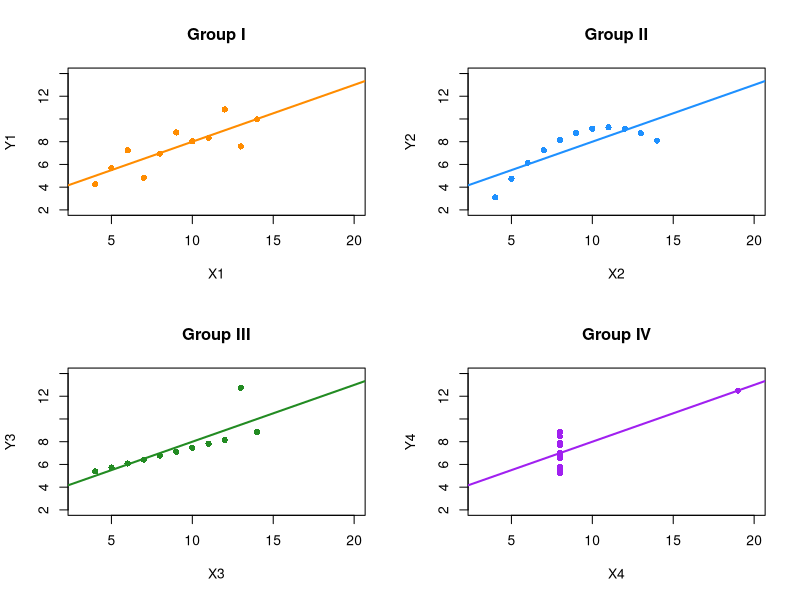
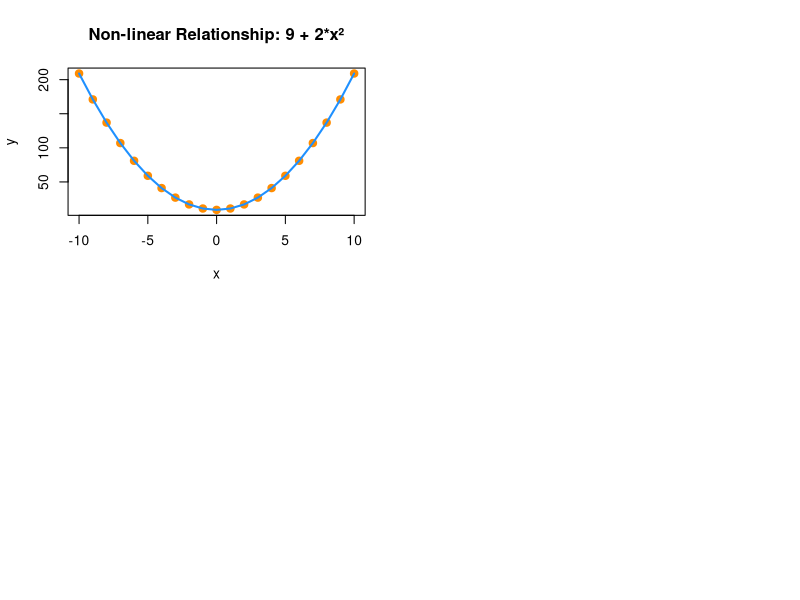

These figures' R source, in order:
## ---- chunk 1
# Set seed for reproducibility
set.seed(0)

# Generate two variables each with 20 observations, all less than 10
x <- runif(20, min = 0, max = 10)
y <- runif(20, min = 0, max = 10)

# Scaling the data by multiplying each element by 1000
x_scaled <- x * 1000
y_scaled <- y * 1000

# Print the original and scaled variables
#print(x)
#print(y)
#print(x_scaled)
#print(y_scaled)

# Calculate the covariance between x and y
covariance_original <- cov(x, y)
print(paste("Original covariance:", covariance_original))

# Calculate the covariance between x_scaled and y_scaled
covariance_scaled <- cov(x_scaled, y_scaled)
print(paste("Covariance after scaling:", covariance_scaled))

# Compute standard deviations for both datasets
sd_x <- sd(x)
sd_y <- sd(y)
#print(paste("Standard deviation of x:", sd_x))
#print(paste("Standard deviation of y:", sd_y))

# Standardize the variables
x_standardized <- (x - mean(x)) / sd_x
y_standardized <- (y - mean(y)) / sd_y
#print(paste("Standardized variable x:", x_standardized))
#print(paste("Standardized variable y:", y_standardized))

# Calculate the covariance between the standardized x and y
#which give us the correlation coefficient:
correlation_original <- cov(x_standardized, y_standardized)
print(paste("Correlation after standardizing:", correlation_original))

# Equivalent formula to calculate the correlation between the original x and y
correlation_original2 <- cov(x, y) / (sd_x * sd_y)
print(paste("Correlation after standardizing2:", correlation_original2))

# Compute standard deviations for both scaled datasets
sd_x_scaled <- sd(x_scaled)
sd_y_scaled <- sd(y_scaled)
# Standardize the variables
x_scaled_standardized <- (x_scaled - mean(x_scaled)) / sd_x_scaled
y_scaled_standardized <- (y_scaled - mean(y_scaled)) / sd_y_scaled

# Calculate the correlation between the scaled x and y
correlation_scaled <- cov(x_scaled, y_scaled)/(sd_x_scaled * sd_y_scaled)
print(paste("Correlation after scaling:", correlation_scaled))
# Equivalent formula to calculate the correlation between the scaled x and y
correlation_scaled2 <- cov(x_scaled_standardized, y_scaled_standardized)
print(paste("Correlation after scaling:", correlation_scaled2))
## ---- chunk 2
# Create Anscombe's quartet dataset
anscombe <- data.frame(
  x1 = c(10, 8, 13, 9, 11, 14, 6, 4, 12, 7, 5),
  y1 = c(8.04, 6.95, 7.58, 8.81, 8.33, 9.96, 7.24, 4.26, 10.84, 4.82, 5.68),
  x2 = c(10, 8, 13, 9, 11, 14, 6, 4, 12, 7, 5),
  y2 = c(9.14, 8.14, 8.74, 8.77, 9.26, 8.10, 6.13, 3.10, 9.13, 7.26, 4.74),
  x3 = c(10, 8, 13, 9, 11, 14, 6, 4, 12, 7, 5),
  y3 = c(7.46, 6.77, 12.74, 7.11, 7.81, 8.84, 6.08, 5.39, 8.15, 6.42, 5.73),
  x4 = c(8, 8, 8, 8, 8, 8, 8, 19, 8, 8, 8),
  y4 = c(6.58, 5.76, 7.71, 8.84, 8.47, 7.04, 5.25, 12.50, 5.56, 7.91, 6.89)
)

# Function to calculate and print stats for each group
calculate_stats <- function(x, y) {
  c(mean_x = formatC(mean(x), format = "f", digits = 3), 
    mean_y = formatC(mean(y), format = "f", digits = 3), 
    variance_x = formatC(var(x), format = "f", digits = 3), 
    variance_y = formatC(var(y), format = "f", digits = 3), 
    covariance = formatC(cov(x, y), format = "f", digits = 3),
    correlation = formatC(cor(x, y), format = "f", digits = 3), 
    intercept = formatC(coef(lm(y ~ x))[1], format = "f", digits = 3), 
    slope = formatC(coef(lm(y ~ x))[2], format = "f", digits = 3))
}

# Calculate stats for each group
stats1 <- calculate_stats(anscombe$x1, anscombe$y1)
stats2 <- calculate_stats(anscombe$x2, anscombe$y2)
stats3 <- calculate_stats(anscombe$x3, anscombe$y3)
stats4 <- calculate_stats(anscombe$x4, anscombe$y4)

# Create a matrix for the statistics
stats_matrix <- cbind("Statistics" = c("Mean X", "Mean Y", "Variance X", "Variance Y", 
                                       "Covariance", "Correlation", "Intercept", "Slope"), 
                      "Group I" = stats1, 
                      "Group II" = stats2, 
                      "Group III" = stats3, 
                      "Group IV" = stats4)

# Convert matrix to data frame for nicer printing
stats_df <- as.data.frame(stats_matrix)

## ---- chunk 3
knitr::kable(
  stats_df,
  caption = "Summary Statistics for Anscombe's Quartet",
  row.names = FALSE
)
## ---- chunk 4
# Arrange plots in a 2x2 grid
par(mfrow = c(2, 2))

# Set consistent axis limits
xlim <- c(3, 20)
ylim <- c(2, 14)

# Define color palette
cols <- c("darkorange", "dodgerblue", "forestgreen", "purple")

# Group I
plot(anscombe$x1, anscombe$y1, main = "Group I", xlab = "X1", ylab = "Y1",
     pch = 16, col = cols[1], xlim = xlim, ylim = ylim)
abline(lm(y1 ~ x1, data = anscombe), col = cols[1], lty = 1, lwd = 2)

# Group II
plot(anscombe$x2, anscombe$y2, main = "Group II", xlab = "X2", ylab = "Y2",
     pch = 16, col = cols[2], xlim = xlim, ylim = ylim)
abline(lm(y2 ~ x2, data = anscombe), col = cols[2], lty = 1, lwd = 2)

# Group III
plot(anscombe$x3, anscombe$y3, main = "Group III", xlab = "X3", ylab = "Y3",
     pch = 16, col = cols[3], xlim = xlim, ylim = ylim)
abline(lm(y3 ~ x3, data = anscombe), col = cols[3], lty = 1, lwd = 2)

# Group IV
plot(anscombe$x4, anscombe$y4, main = "Group IV", xlab = "X4", ylab = "Y4",
     pch = 16, col = cols[4], xlim = xlim, ylim = ylim)
abline(lm(y4 ~ x4, data = anscombe), col = cols[4], lty = 1, lwd = 2)
## ---- chunk 5
set.seed(42)  # Set seed for reproducibility
x <- -10:10   # Generate x as a sequence of values
y <- 9 + 2 * x^2  # Define y as a non-linear function of x

# Plot x vs y to visualize the non-linear relationship
plot(
  x, y,
  main = "Non-linear Relationship: 9 + 2*x²",
  xlab = "x", ylab = "y",
  pch = 19, col = "darkorange", cex = 1.2
)

# Add a smooth curve
lines(x, y, col = "dodgerblue", lwd = 2)

# Calculate and print the correlation between x and y
correlation <- cor(x, y)
print(paste(
  "Correlation between x and y:",
  formatC(correlation, format = "f", digits = 3)
))
